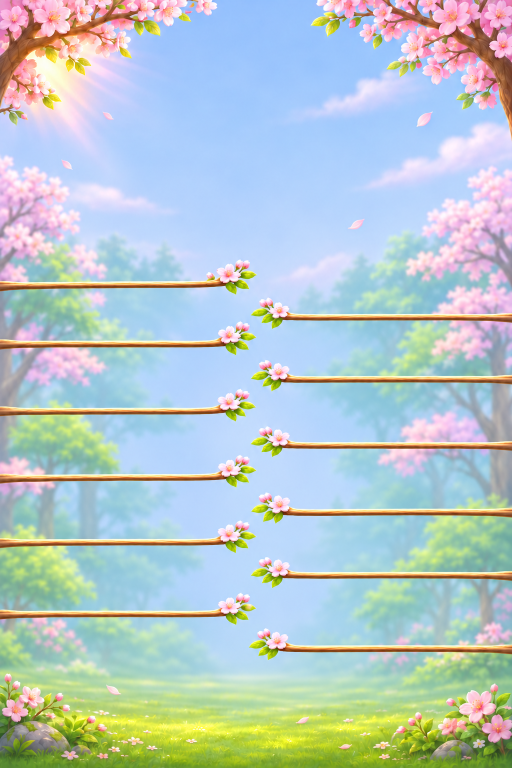
#> input picture tools/scene/board_w5_raw.png, 1024 x 1536 px (shown at 1/2 size); its folder holds 4 pictures in this run
$ python cut_branches.py 5
#> lines starting #> are read from the running program, lines starting #| are printed output that depends on the picture
"""Cut a world's board painting into a branch-free background and one layer per branch slot.

python3 tools/scene/cut_branches.py <world> [--preview]

Inputs (tools/scene): board_wN_raw.png (the approved painting, 1024x1536, screen = centred 9:16 area) and
board_wN_empty.png (the same painting with every branch painted out). Branch heights are detected in the painting; guide_wN.json gives the expected count per side.
Outputs: PerchSort/assets/resources/world/scene/board_wN_bg.png (1080x1920), board_wN_branch_{L|R}{row}.png and
board_wN_slots.json: for each slot the layer offset, the perch line (top surface over the seats, screen y),
the root x (screen edge) and the tip x. The board places birds on the measured perch line.
"""
import json
import os
import sys
from collections import deque

import numpy as np
from PIL import Image, ImageFilter

ROOT = os.path.dirname(os.path.dirname(os.path.dirname(os.path.abspath(__file__))))
W, H = 1080, 1920


def screen(path):
#> called with path = 'tools/scene/board_w5_raw.png'
    im = Image.open(path).convert("RGB")
#> im is the input picture: PIL image 1024x1536 RGB; mean R, G, B 182.4, 199.7, 201.5
    w = int(im.height * 9 / 16)
#> w = 864
    ox = (im.width - w) // 2
#> ox = 80
    return im.crop((ox, 0, ox + w, im.height)).resize((W, H), Image.LANCZOS)
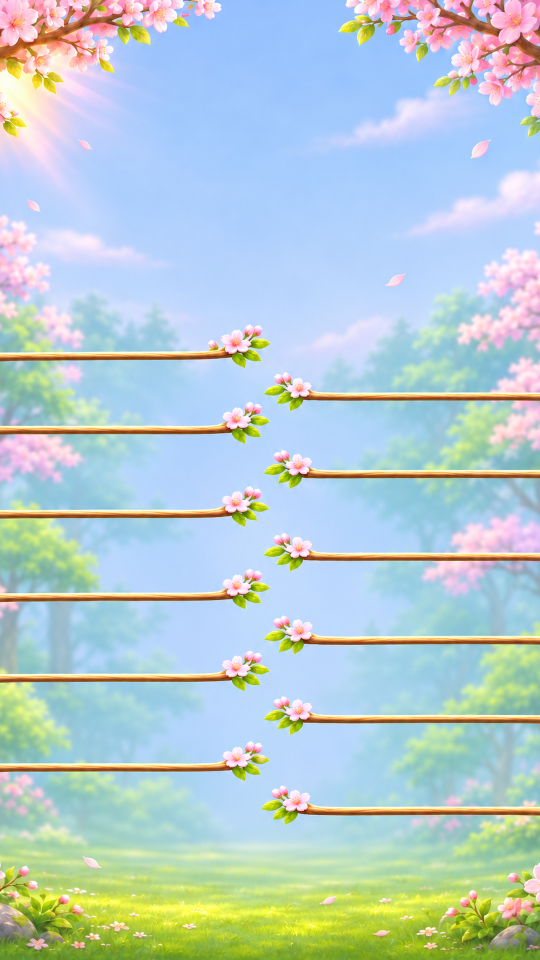
#> returned value: PIL image 1080x1920 RGB (shown at 1/2 size); mean R, G, B 182.3, 204.1, 206.9


# [125 lines left out: functions hsv, components, morph, cut_slot, detect_rows, not called in this run]


def main():
    world = int(sys.argv[1])
    src = os.path.join(ROOT, "tools", "scene")
    out = os.path.join(ROOT, "PerchSort", "world", "scene")
    os.makedirs(out, exist_ok=True)
    raw = np.array(screen(os.path.join(src, "board_w%d_raw.png" % world)))
    empty_im = screen(os.path.join(src, "board_w%d_empty.png" % world))
    empty = np.array(empty_im)
    with open(os.path.join(src, "guide_w%d.json" % world)) as f:
        guide = json.load(f)
    rows = max(sl["row"] for sl in guide["slots"]) + 1
    empty_im.save(os.path.join(out, "board_w%d_bg.png" % world))
    slots = []
    preview = empty_im.copy().convert("RGBA")
    for side in ("L", "R"):
        found = detect_rows(raw, empty, side)
        print(side, "branch bands", found)
        if len(found) != rows:
            raise SystemExit("world %d side %s: %d painted branches, expected %d" % (world, side, len(found), rows))
        tops = [t for t, _ in found]
        pitch = min([b - a for a, b in zip(tops, tops[1:])] or [260.0])
        for row, (top, bottom) in enumerate(found):
            res = cut_slot(raw, empty, side, float(top), pitch)
            if res is None:
                raise SystemExit("no branch at %s row %d" % (side, row))
            img, at, perch, tip = res
            name = "board_w%d_branch_%s%d" % (world, side, row)
            img.save(os.path.join(out, name + ".png"))
            slots.append({"side": side, "row": row, "name": name, "at": list(at), "perch": perch, "tip": tip})
            preview.alpha_composite(img, at)
            print(name, "at", at, "perch", perch, "band", (top, bottom), "tip", tip)
    with open(os.path.join(out, "board_w%d_slots.json" % world), "w") as f:
        json.dump({"world": world, "slots": slots}, f, indent=1)
    if "--preview" in sys.argv:
        os.makedirs(os.path.join(ROOT, "build"), exist_ok=True)
        preview.save(os.path.join(ROOT, "build", "scene_w%d_rebuilt.png" % world))


#> (the run stopped early here; a loop or call above may not have finished)
